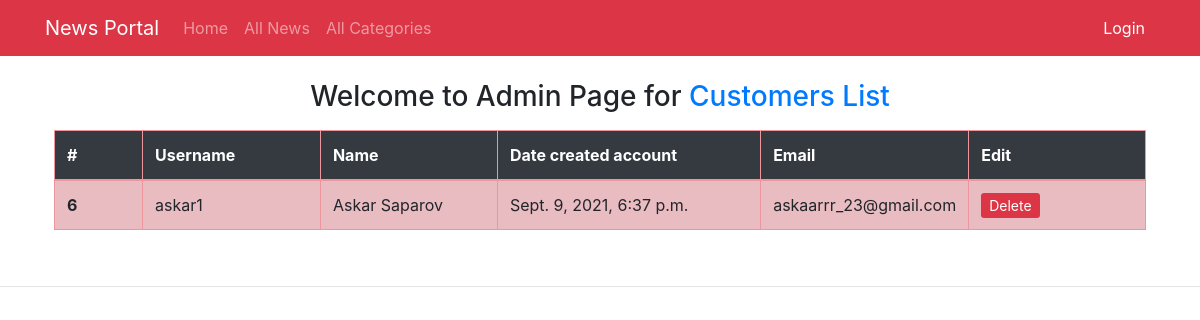
Page /admin2/customers_list/ on the committed database.
### news/models.py (models this page shows, shortened)
class Customer(models.Model):
    user = models.OneToOneField(User, null=True, blank=True, on_delete=models.CASCADE)
    name = models.CharField(max_length=200, null=True)
    email = models.CharField(max_length=200, null=True)
    date_created = models.DateTimeField(auto_now_add=True, null=True)

### news/views.py (the view)
# urls.py: path('admin2/customers_list/', adminPageCustomersList, name='customers_list'),
def adminPageCustomersList(request):
    customers = Customer.objects.all()
    context = {
        'customers': customers,
    }
    return render(request, 'admin_customer/customers_list.html', context)

### templates/admin_customer/customers_list.html (shortened to what this page needs)
{% extends 'base.html' %}
{% block content %}
<div class="container p-4">
<h3 class="text-center">Welcome to Admin Page for <span class="text-primary">Customers List</span></h3>
  <table class="table-danger table-striped table table-bordered border-danger">
  <thead class="table-dark">
    <tr>
      <th class="col-1">#</th>
      <th class="col-2">Username</th>
      <th class="col-2">Name</th>
      <th class="col-3">Date created account</th>
      <th class="col-2">Email</th>
      <th class="col-2">Edit</th>
    </tr>
  </thead>
  <tbody>
  {% for customer in customers %}
    <tr>
      <th>{{ customer.id }}</th>
      <td>{{ customer.user }}</td>
      <td>{{ customer.name }}</td>
      <td>{{ customer.date_created }}</td>
      <td>{{ customer.email }}</td>
      <td class="text-left">
        <a href="{% url 'customer_delete' customer.id %}" class="btn-sm btn-danger">
          <span>Delete</span>
        </a>
      </td>
    </tr>
  {% endfor %}
  </tbody>
</table>
</div>
{% endblock %}

### rows in the picture
Customer: id "6", user "askar1", name "Askar Saparov", date_created "Sept. 9, 2021, 6:37 p.m.", email "askaarrr_23@gmail.com"
